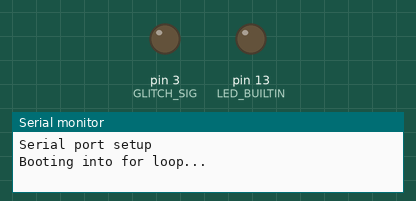
Simulated run of this sketch. Board: Arduino Uno, built with avr-gcc and run on an emulated ATmega328P. Shown: output pins drawn as LEDs (lit = HIGH), the last lines printed to the serial monitor. Pins used as bus, display or sensor lines are not drawn.

Above: at 2.4 s.
At 16.65 s:
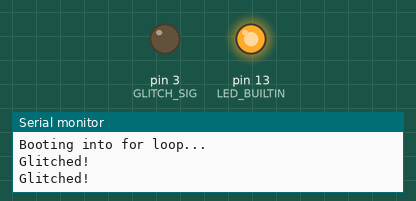
Timing chart, 0 to 17.1 s (numbered marks = the images above):
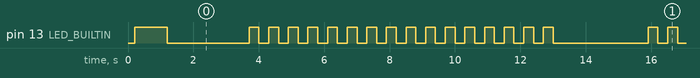

The sketch:

Adafruit-Trinket-M0-Glitch.ino
```cpp
int GREEN_LED = 0;
int RED_LED = 1;
int Reset = 2;
int GLITCH_SIG = 3;

void setup() {
  // put your setup code here, to run once:
  digitalWrite(Reset, HIGH);
  delay(200);
  pinMode(Reset, OUTPUT);
  pinMode(GLITCH_SIG, OUTPUT);
  digitalWrite(GLITCH_SIG, LOW);
  Serial.begin(115200); // open the serial port at 115200
  Serial.print("Serial port setup\n");

  pinMode(LED_BUILTIN, OUTPUT);
  digitalWrite(LED_BUILTIN, HIGH);
  pinMode(GREEN_LED, OUTPUT);
  pinMode(RED_LED, OUTPUT);

  digitalWrite(GREEN_LED, HIGH);
  delay(1000);
  digitalWrite(LED_BUILTIN, LOW);
  digitalWrite(GREEN_LED, LOW);
  digitalWrite(RED_LED, HIGH);
}

void loop()
{
#define RUN_CNT 2000
#define OUTER_LOOP_CNT 800
#define INNER_LOOP_CNT 800

  //Serial.print("Booting into for loop...\n");
  //Serial.print("Booting into for loop...\n");
  //Serial.print("Booting into for loop...\n");
  //Serial.print("Booting into for loop...\n");
  Serial.print("Booting into for loop...\n");
  digitalWrite(RED_LED, HIGH);
  digitalWrite(LED_BUILTIN, LOW);
  volatile uint32_t i, j;
  volatile uint32_t cnt;
  uint32_t blink_status = 1;
  uint32_t b = 0;
  uint32_t run_cnt = 0;
  uint32_t glitch_cnt = 0;
  //Serial.print("\nCONNECTED 115200\n");
  //Serial.print("W. O. P. R. Login: \n");
  for (run_cnt = 0; run_cnt < RUN_CNT; run_cnt++) {
    digitalWrite(RED_LED, LOW);
    delay(300);
    digitalWrite(RED_LED, HIGH);
    //Serial.print("starting loop...");
    //Serial.println(run_cnt);
    //run led on
    //Serial.print("\nCONNECTED 115200\n");
    //Serial.print("W. O. P. R. Login: \n");
    /*digitalWrite(13, HIGH);
      delay(500);
      digitalWrite(13, LOW);
      delay(500);
      digitalWrite(13, HIGH);
      delay(500);
      digitalWrite(13, LOW);
      delay(500);
      blink_status ^= 1;*/
    cnt = 0;
    for ( i = 0; i < OUTER_LOOP_CNT; i++) {
      for ( j = 0; j < INNER_LOOP_CNT; j++) {
        cnt++;

      }
    }

    //Serial.print("Looking for a glitch...\n");
    //look for glitch
    /*Serial.print("Outer Loop CNT: ");
      Serial.println(i);
      Serial.print("Inner Loop CNT: ");
      Serial.println(j);
      Serial.print("Total Loop Count: ");
      Serial.println(cnt);*/
    if (i != OUTER_LOOP_CNT || j != INNER_LOOP_CNT ||
        cnt != (OUTER_LOOP_CNT * INNER_LOOP_CNT)  ) {
      /*Serial.print("GEETINGS PROFESSOR FALKEN.\n");
        Serial.print("\n");
        Serial.print("HOW ARE YOU FEELING TODAY?\n");*/
      Serial.print("Glitched!\n");
      digitalWrite(RED_LED, LOW);
      digitalWrite(GLITCH_SIG, LOW);
      //if glitched, reset the run count and blink the fault LED
      for ( b = 0 ; b < 16; b++)
      {
        digitalWrite(LED_BUILTIN, HIGH);
        digitalWrite(GREEN_LED, HIGH);
        delay(300);
        digitalWrite(LED_BUILTIN, LOW);
        digitalWrite(GREEN_LED, LOW);
        delay(300);
      }
      run_cnt = 0;

      digitalWrite(RED_LED, HIGH);
      delay(100);
      digitalWrite(Reset, LOW);
    }
      }
}
```

Measured:
- by itself, pin 13 (LED_BUILTIN): repeats every 12.2 s: 15 × (HIGH 0.30 s, LOW 0.30 s), HIGH 0.30 s, LOW 2.9 s
- by itself, everything shown: repeats every 12.2 s, in 32 steps
